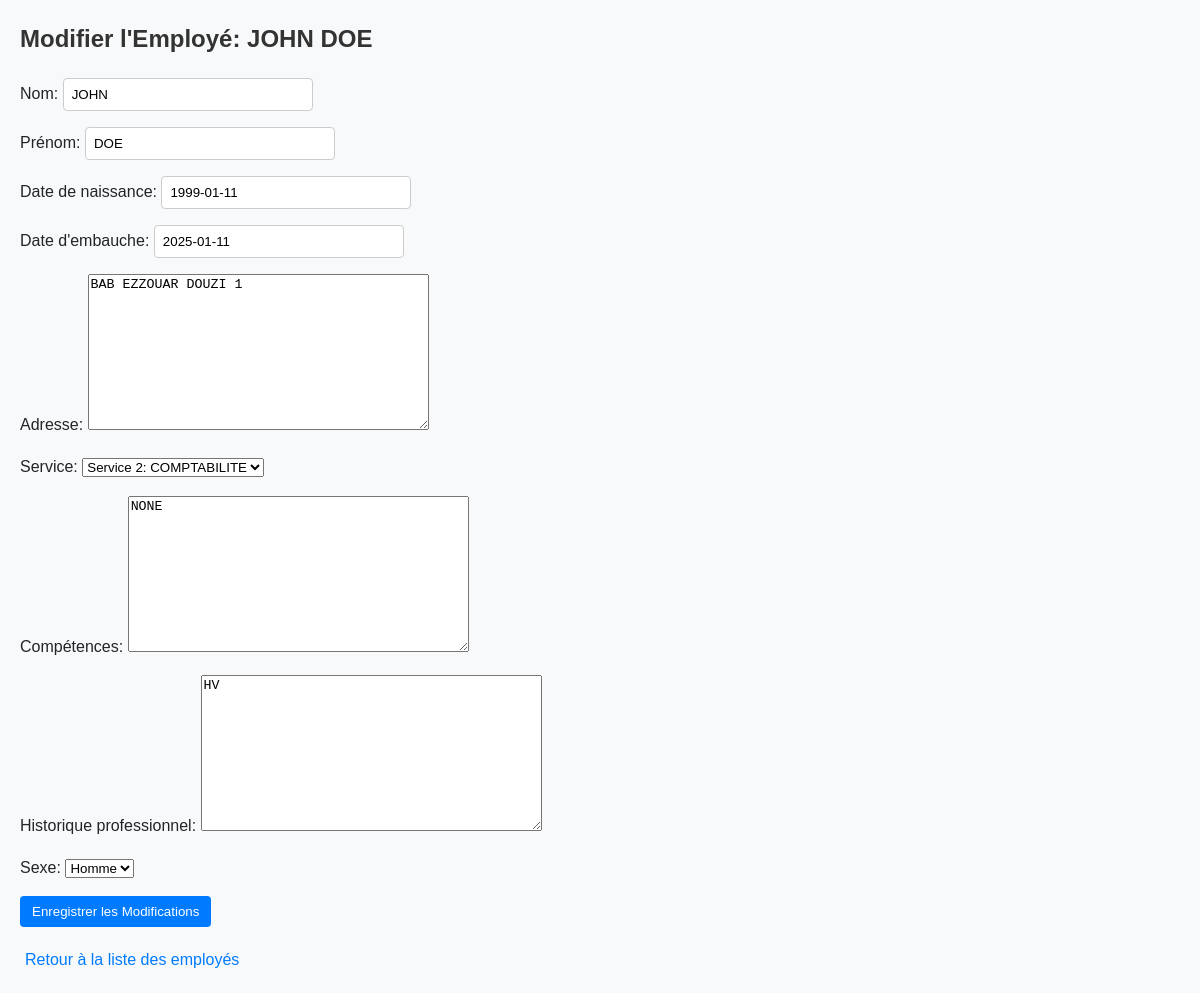
Page /employe/edit/4/ on the earlier database version.
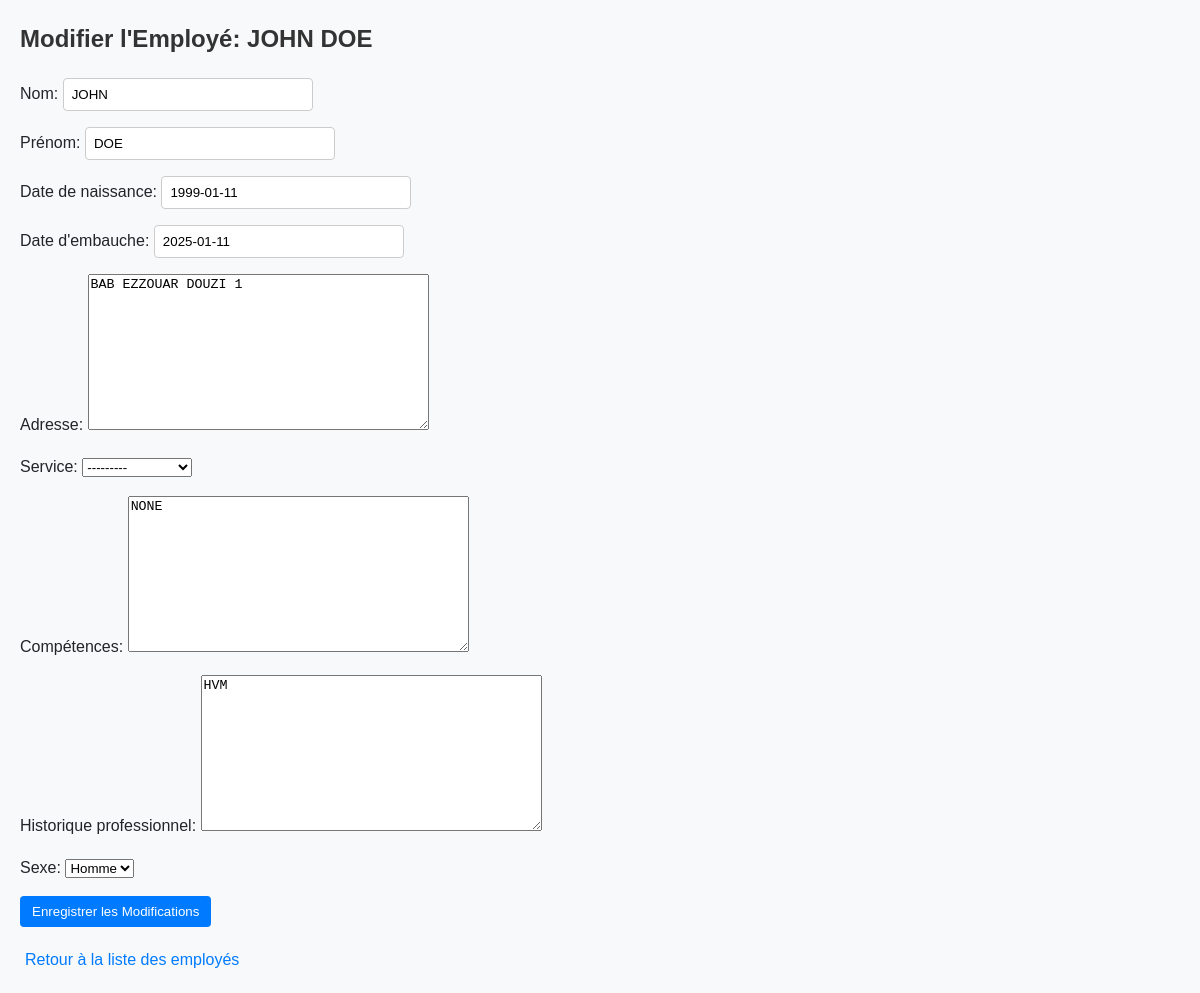
Same page on the later database version.
### app1/models.py (models this page shows, shortened)
class Employe(models.Model):
    HOMME = 'H'
    FEMME = 'F'
    SEXE_CHOICES = [
        (HOMME, 'Homme'),
        (FEMME, 'Femme'),
    ]
    nom = models.CharField(max_length=100, verbose_name="Nom")
    prenom = models.CharField(max_length=100, verbose_name="Prénom")
    date_naissance = models.DateField(verbose_name="Date de naissance")
    date_embauche = models.DateField(verbose_name="Date d'embauche")
    adresse = models.TextField(verbose_name="Adresse")
    service = models.ForeignKey(
        'Service',
        on_delete=models.SET_NULL,
        null=True,
        blank=True,
        verbose_name="Service"
    )
    competences = models.TextField(verbose_name="Compétences", blank=True)
    historique_professionnel = models.TextField(verbose_name="Historique professionnel", blank=True)
    sexe = models.CharField(
        max_length=1,
        choices=SEXE_CHOICES,
        verbose_name="Sexe",
        default=HOMME,  # Par défaut, l'employé est masculin
    )
    class Meta:
        verbose_name = "Employé"
        verbose_name_plural = "Employés"
        ordering = ['nom', 'prenom']  # Tri par nom puis prénom

### app1/views/employe_views.py (the view)
# urls.py: path('employe/edit/<int:employe_id>/', employe_views.modifier_employe, name='modifie_employe'),
def modifier_employe(request, employe_id):
    employe = get_object_or_404(Employe, id=employe_id)
    if request.method == 'POST':
        form = EmployeForm(request.POST, instance=employe)
        if form.is_valid():
            form.save()  # Enregistrer les modifications
            return redirect('rechercher_employe')
    else:
        form = EmployeForm(instance=employe)
    context = {
        'form': form,
        'employe': employe,
    }
    return render(request, 'employe_templates/modifie_employe.html', context)

### app1/forms.py
class EmployeForm(forms.ModelForm):
    class Meta:
        model = Employe
        fields = "__all__"

### app1/models.py (called while the page is built)
    def __str__(self):
        return f"Service {self.id}: {self.nom_service}"

### app1/templates/employe_templates/modifie_employe.html (shortened to what this page needs)
{% load static %}
{% block content %}
<link rel="stylesheet" href="{% static 'css/style.css' %}" />
<h2>Modifier l'Employé: {{ employe.nom }} {{ employe.prenom }}</h2>
<form method="POST">
    {{ form.as_p }}
    <button type="submit">Enregistrer les Modifications</button>
</form>
<a href="{% url 'rechercher_employe' %}">Retour à la liste des employés</a>
{% endblock %}

Differences in the rows shown:
changed Employe "JOHN": service "Service 2: COMPTABILITE" → "---------"; historique_professionnel "HV" → "HVM"
